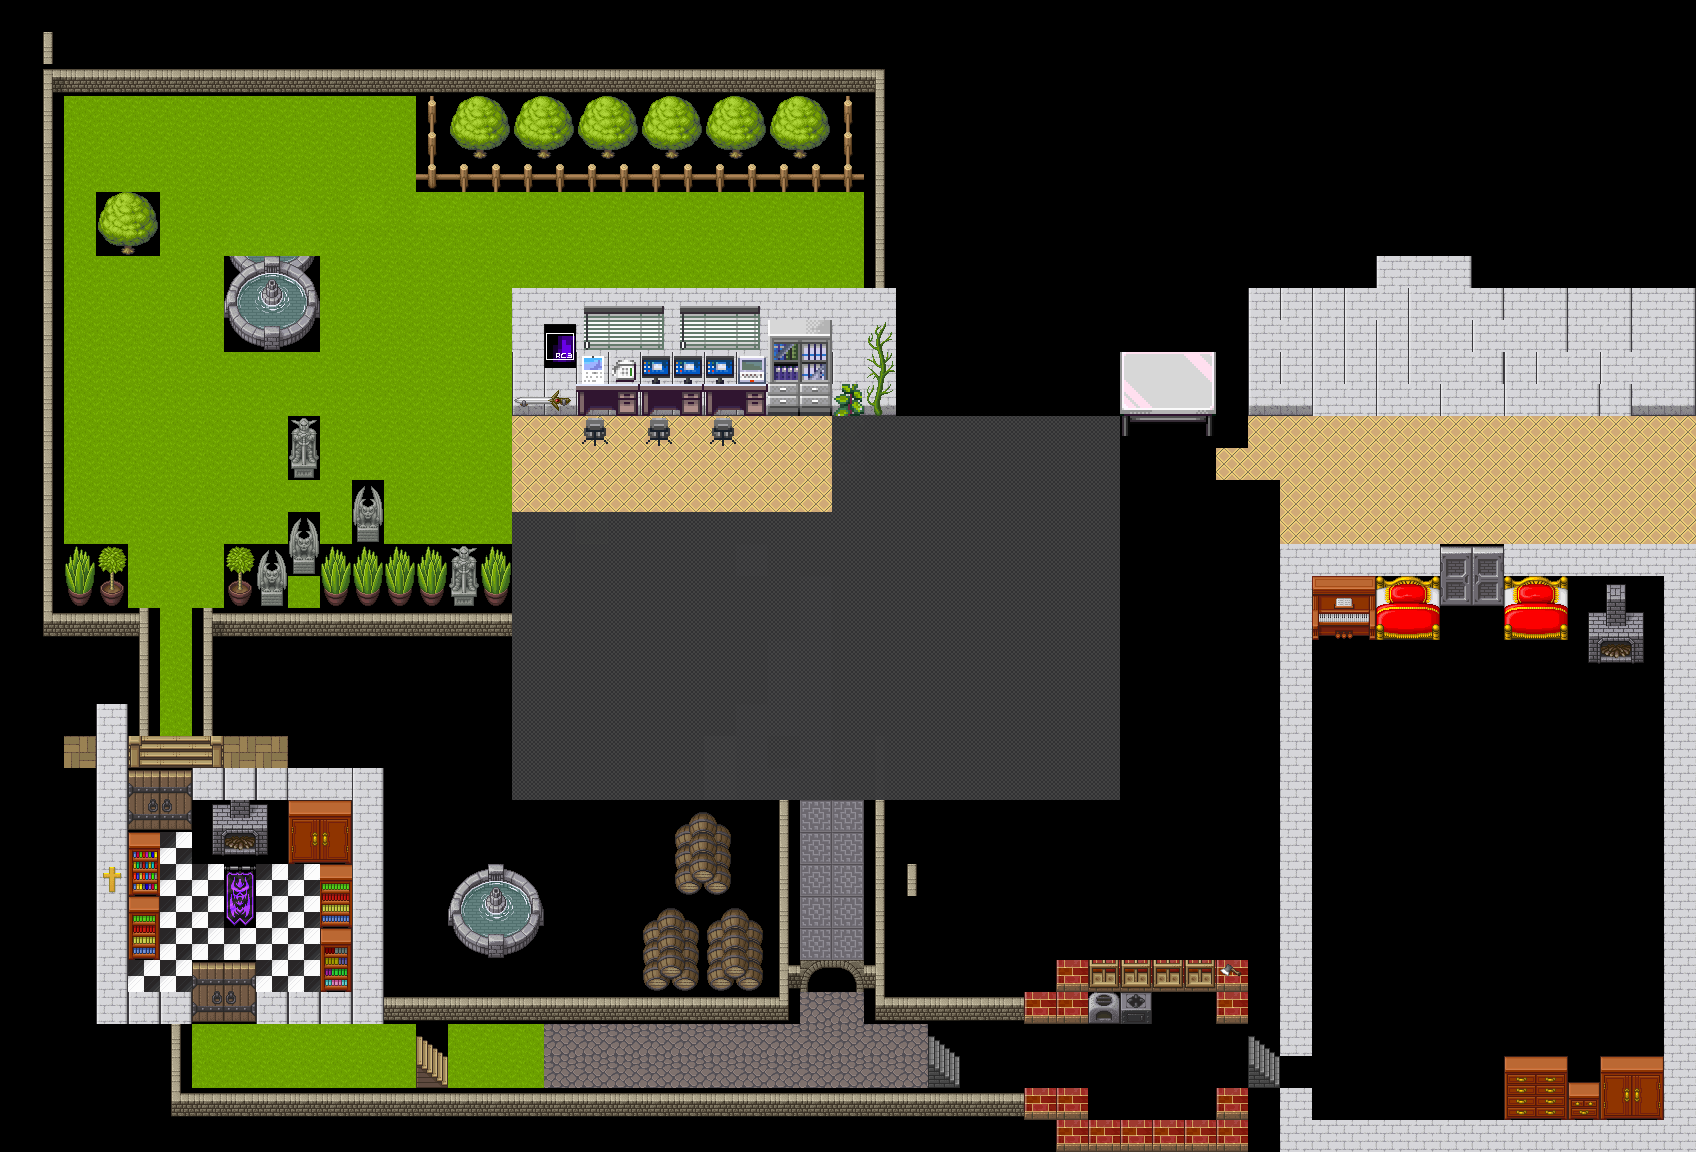

Below is a game level as drawn by its tile map, then a one-line description and the .tmx that defines it (tile-layer data replaced by summaries):
An orthogonal 53x36 tile map with 32x32 px tiles, 7 tile layers (start, Wall, WebSDR_URL, plants, ...), 1 hidden layer not drawn, 4 tilesets.

<map version="1.4" tiledversion="1.4.3" orientation="orthogonal" renderorder="right-down" width="53" height="36" tilewidth="32" tileheight="32" infinite="0" nextlayerid="11" nextobjectid="1">
 <editorsettings>
  <export format="json" />
 </editorsettings>
 <tileset firstgid="1" name="cija_32x32_expansion for Pipoya_CC0" tilewidth="32" tileheight="32" tilecount="1995" columns="15">
  <image source="tiles/tiles_png/community/bytewerk/cija_32x32_expansion for Pipoya_CC0.png" width="480" height="4256" />
 </tileset>
 <tileset firstgid="1996" name="tilesets_deviant_milkian_1" tilewidth="32" tileheight="32" tilecount="256" columns="16">
  <image source="tiles/tiles_png/community/cert/imgs/tilesheets/tilesets_deviant_milkian_1.png" width="512" height="512" />
 </tileset>
 <tileset firstgid="2252" name="rc3_style_set" tilewidth="32" tileheight="32" tilecount="28" columns="4">
  <image source="tiles/tiles_png/community/cert/imgs/tilesheets/rc3_style_set.png" width="128" height="224" />
 </tileset>
 <tileset firstgid="2280" name="mapUtilities" tilewidth="32" tileheight="32" tilecount="9" columns="9">
  <image source="tiles/tiles_png/community/cert/imgs/tilesheets/mapUtilities.png" width="288" height="32" />
 </tileset>
 <layer id="7" name="start" width="53" height="36">
  <data>[1908 cells, 1 non-empty, 1 distinct tile ids]</data>
 </layer>
 <layer id="5" name="Wall" width="53" height="36">
  <data>[1908 cells, 213 non-empty, 43 distinct tile ids]</data>
 </layer>
 <layer id="6" name="WebSDR_URL" width="53" height="36">
  <properties>
   <property name="openWebsite" value="https://dc8pat.darc.de/rc3/referrers/websdr_referrer.html" />
  </properties>
  <data>[1908 cells, 33 non-empty, 4 distinct tile ids]</data>
 </layer>
 <layer id="9" name="plants" width="53" height="36">
  <data>[1908 cells, 167 non-empty, 44 distinct tile ids]</data>
 </layer>
 <layer id="10" name="Grass_draussen" width="53" height="36">
  <data>[1908 cells, 548 non-empty, 63 distinct tile ids]</data>
 </layer>
 <layer id="1" name="Tile Layer 1" width="53" height="36" visible="0">
  <data>[1908 cells, 0 non-empty, 0 distinct tile ids]</data>
 </layer>
 <layer id="2" name="GroundFloor" width="53" height="36">
  <data>[1908 cells, 207 non-empty, 10 distinct tile ids]</data>
 </layer>
 <objectgroup id="8" name="floorLayer" />
 <layer id="4" name="Shack" width="53" height="36">
  <data>[1908 cells, 35 non-empty, 21 distinct tile ids]</data>
 </layer>
 <imagelayer id="3" name="Image Layer 1" offsetx="880" offsety="645.333" />
</map>
